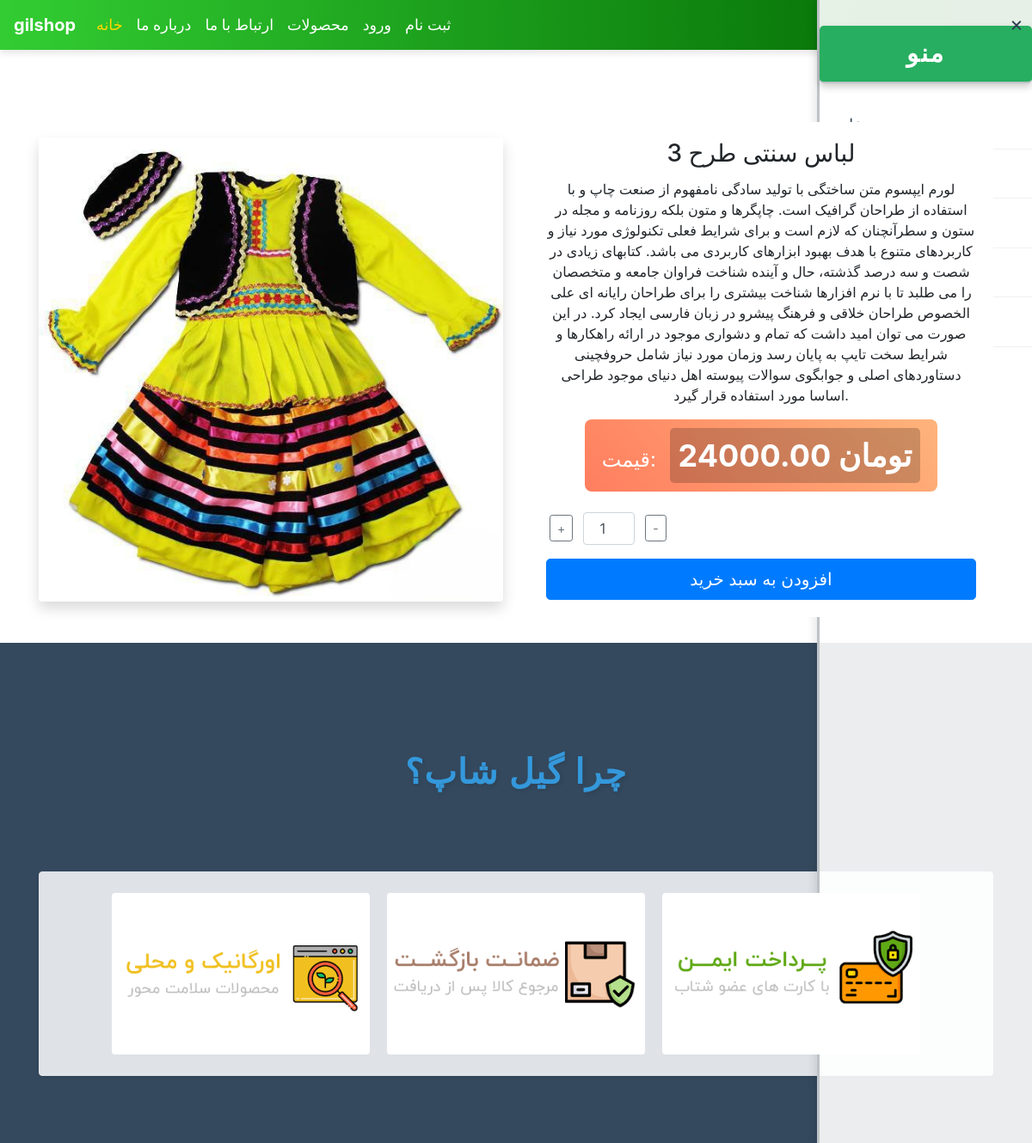
The page /products-fb/13/ on the database its author committed.
### products/models.py (models this page shows, shortened)
class Product(models.Model):
    title=models.CharField(max_length=150,default="Default Title")
    description=models.TextField(default="No description")
    price=models.DecimalField(decimal_places=2,max_digits=15,default=0.00)
    image=models.ImageField(upload_to="products/",default="products/default.jpg")
    time=models.DateTimeField(auto_now_add=True)

### products/views.py (the view)
# urls.py: path('<int:product_id>/', views.product_detail, name='product_detail')
def product_detail(request, product_id):
    product = get_object_or_404(Product, id=product_id)
    new_sabad_form = NewsabadForm(request.POST or None, initial={'product_id': product_id})
    context = {
        'product': product,
        'new_sabad_form': new_sabad_form
    }
    return render(request, 'product_detail.html', context)

### sabad/forms.py
class NewsabadForm(forms.Form):
    product_id=forms.IntegerField(
        widget=forms.HiddenInput(),
    )
    count=forms.IntegerField(
        widget=forms.NumberInput(attrs={"class": 'form-control','id':'input-quantity'}),
        initial = 1
    )

### products/templates/product_detail.html (shortened to what this page needs)
{% extends 'base/base.html' %}
{% load static %}
{% block content %}
<div class="container mt-4">
    <div class="row justify-content-center align-items-center">
        <div class="col-md-6 text-center">
            <img src="{{ product.image.url }}" class="img-fluid rounded shadow" alt="{{ product.title }}">
        </div>
        <div class="col-md-6">
            <div class="card border-0">
                <div class="card-body">
                    <h3 class="card-title">{{ product.title }}</h3>
                    <p class="card-text">{{ product.description }}</p>
                    <div class="price-box mb-4">
                        <span class="price-label">قیمت:</span>
                        <span class="price">{{ product.price }} تومان</span>
                    </div>
                    <form method="POST" action="{% url 'add_to_cart' product.id %}">
                        <div class="d-flex align-items-center mb-3">
                            <a href="javascript:void(0)" class="btn btn-outline-secondary btn-sm mx-1" onclick="increase()">+</a>
                            <input type="number" id="count-input" name="count" value="1" min="1" class="form-control text-center mx-2" style="width: 60px;">
                            <a href="javascript:void(0)" class="btn btn-outline-secondary btn-sm mx-1" onclick="decrease()">-</a>
                        </div>
                        <button type="submit" id="button-cart" class="btn btn-primary btn-lg w-100">
                            افزودن به سبد خرید
                        </button>
                    </form>
                </div>
            </div>
        </div>
    </div>
</div>
{% endblock %}

### Project8/assets/css/style.css (style rules this page uses)
.price-box { background: linear-gradient(45deg, #ff7e5f, #feb47b); padding: 10px 20px; border-radius: 8px; color: white; font-size: 1.5em; font-weight: bold; text-align: center; display: inline-block; margin-bottom: 20px; }
.price-box .price-label { margin-right: 10px; font-size: 1em; color: #fff; font-weight: normal; }
.price-box .price { font-size: 1.5em; font-weight: bold; background-color: rgba(0, 0, 0, 0.2); padding: 5px 10px; border-radius: 5px; display: inline-block; }
.btn { font-size: 1rem; padding: 10px 20px; }
.card-body { padding: 15px; text-align: center; }

### rows shown on the page
Product: image (picture), title "لباس سنتی طرح 3", description "لورم ایپسوم متن ساختگی با تولید سادگی نامفهوم از صنعت چاپ و با استفاده از طراحان گرافیک است. چاپگرها و متون بلکه روزنامه و مجله در ستون و سطرآنچنان که لازم است و برای شرایط فعلی تکنولوژی مورد نیاز و کاربردهای متنوع با هدف بهبود ابزارهای کاربردی می باشد. کتابهای زیادی در شصت و سه درصد گذشته، حال و آینده شناخت فراوان جامعه و متخصصان را می طلبد تا با نرم افزارها شناخت بیشتری را برای طراحان رایانه ای علی الخصوص طراحان خلاقی و فرهنگ پیشرو در زبان فارسی ایجاد کرد. در این صورت می توان امید داشت که تمام و دشواری موجود در ارائه راهکارها و شرایط سخت تایپ به پایان رسد وزمان مورد نیاز شامل حروفچینی دستاوردهای اصلی و جوابگوی سوالات پیوسته اهل دنیای موجود طراحی اساسا مورد استفاده قرار گیرد.", price "24000.00"
